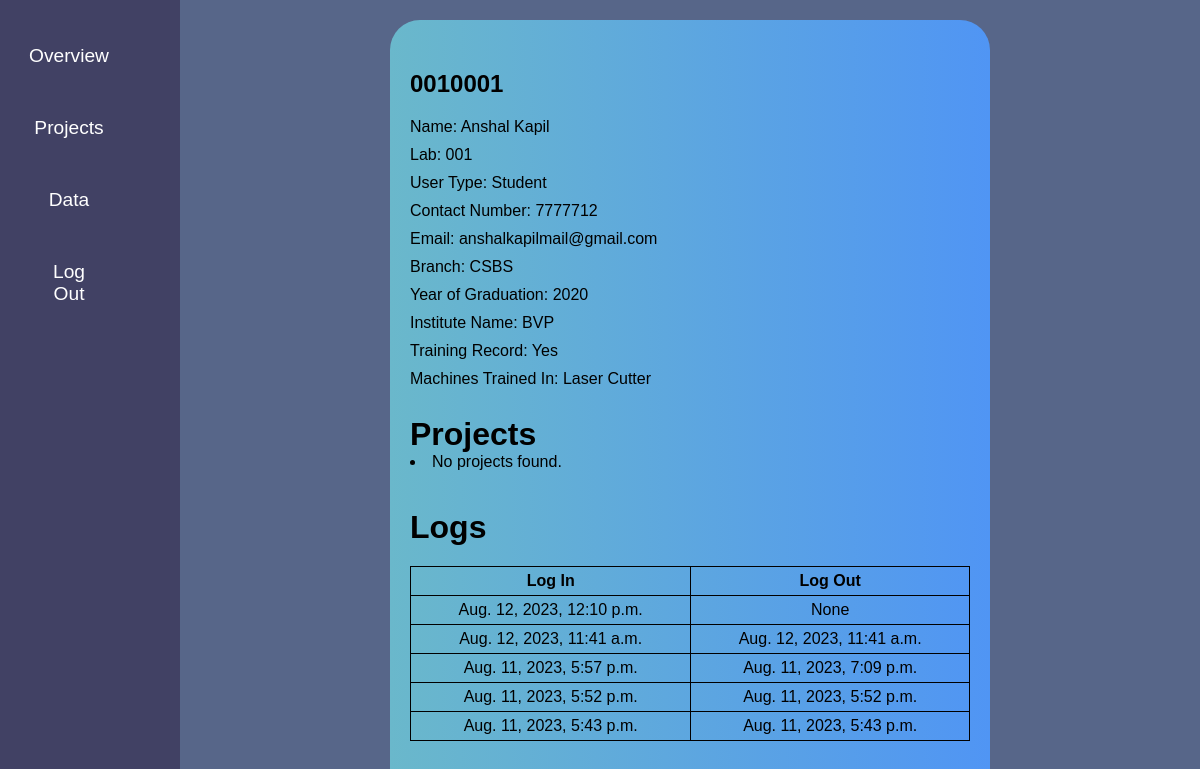
Before: /s_member_detail/35/ (signed in) with the older database file.
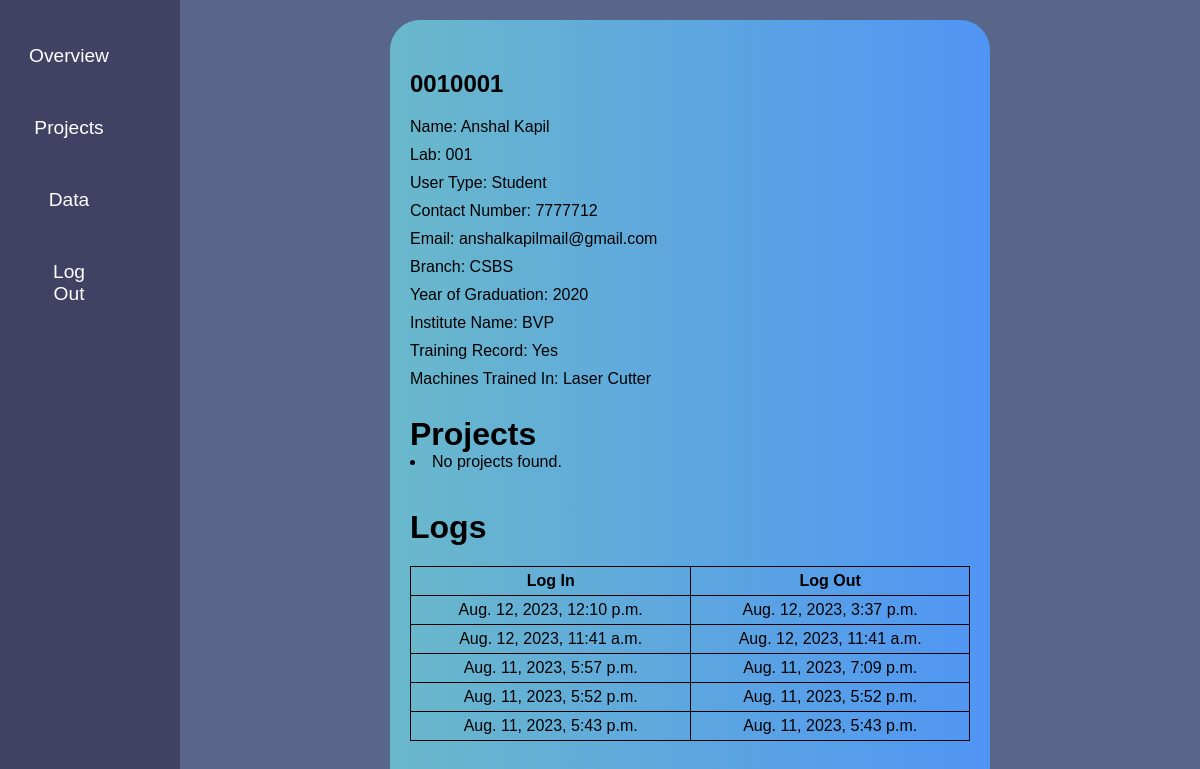
After: the same page with the newer database file.
### equ/models.py (models this page shows, shortened)
class UserActivityLog(models.Model):
    user = models.ForeignKey(User, on_delete=models.CASCADE)
    login_time = models.DateTimeField()
    logout_time = models.DateTimeField(null=True, blank=True)

### equ/views.py (the view)
# urls.py: path('s_member_detail/<int:pk>/', views.s_member_detail, name='s_member_detail'),
@login_required
@superadmin_required
def s_member_detail(request,pk):
    user = get_object_or_404(User,pk=pk)
    projects = Confirmed_Project.objects.filter(user=user)
    profile = Profile.objects.get(user=user)
    logs = UserActivityLog.objects.filter(user=user).order_by('-login_time')[:30]
    context = {'user': user, 'projects':projects, 'profile':profile,'logs':logs}
    return render(request, 'equ/s_member_detail.html',context)

### equ/models.py (called while the page is built)
    def __str__(self):
        return self.name

### equ/views.py (called while the page is built)
def superadmin_required(function):
    decorator = user_passes_test(lambda user: user.groups.filter(name='superadmin').exists())
    return decorator(function)

### equ/templates/equ/s_member_detail.html
{% extends "equ/s_base.html" %}
{% block content %}
<div class="my_projects">
    <div class="mp1">
<h2>{{user.username}}</h2>
<p><span style="color: black;">Name:</span> {{ profile.first_name }} {{ profile.last_name }}</p>
        <p><span style="color: black;">Lab: </span>{{ profile.lab }}</p>
        <p><span style="color: black;">User Type: </span>{{ profile.user_type }}</p>
        <p><span style="color: black;">Contact Number: </span>{{ profile.contact_number }}</p>
        <p><span style="color: black;">Email: </span>{{ profile.email }}</p>
        <p><span style="color: black;">Branch: </span>{{ profile.branch }}</p>
        <p><span style="color: black;">Year of Graduation: </span>{{ profile.year_of_graduation }}</p>
        <p><span style="color: black;">Institute Name: </span>{{ profile.institute_name }}</p>
        <p><span style="color: black;">Training Record: </span>{{ profile.training_record }}</p>
        <p><span style="color: black;">Machines Trained In: </span>{{ profile.machines_trained_in }}</p>
<br>
<h1>Projects</h1>
{% for project in projects %}
<br>
<h2><a href="{% url 's_confirmed_project_detail' project.pk %}">{{ project.name }}</a></h2>
{% empty %}
    <li>No projects found.</li>
{% endfor %}
<br>
<h1 class="lgs">Logs</h1>
<table class="logs">
    <tr>
        <th>Log In</th>
        <th>Log Out</th>
    </tr>
{%for log in logs%}
<tr>
    <td>{{log.login_time}}</td>
    <td>{{log.logout_time}}</td>
</tr>
{%endfor%}
</table>
{% endblock content %}

Changed rows visible on the page:
changed UserActivityLog: logout_time "None" → "Aug. 12, 2023, 3:37 p.m."
